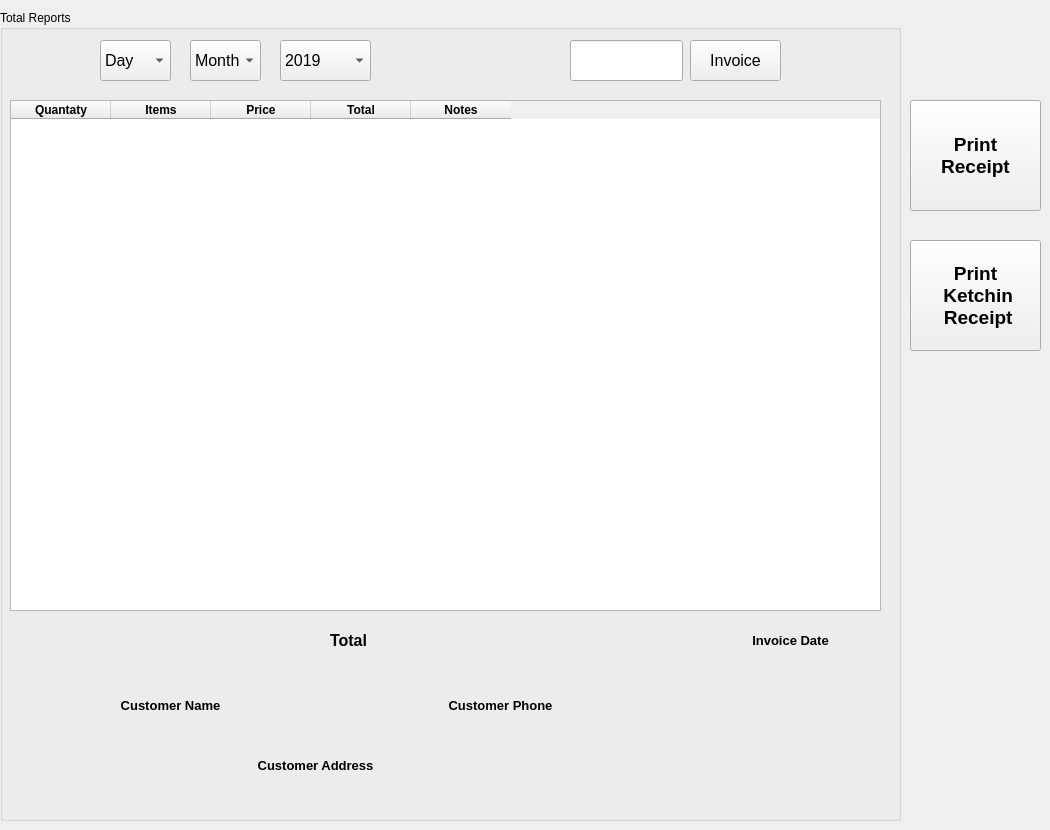
    <widget class="QWidget" name="tab_6">
     <attribute name="title">
      <string>Invoice</string>
     </attribute>
     <widget class="QGroupBox" name="groupBox_19">
      <property name="enabled">
       <bool>true</bool>
      </property>
      <property name="geometry">
       <rect>
        <x>0</x>
        <y>10</y>
        <width>901</width>
        <height>811</height>
       </rect>
      </property>
      <property name="title">
       <string>Total Reports</string>
      </property>
      <widget class="QComboBox" name="comboBox_9">
       <property name="geometry">
        <rect>
         <x>280</x>
         <y>30</y>
         <width>91</width>
         <height>41</height>
        </rect>
       </property>
       <property name="font">
        <font>
         <pointsize>12</pointsize>
        </font>
       </property>
       <property name="toolTip">
        <string>Choose Year for your Report</string>
       </property>
       <item>
        <property name="text">
         <string>2019</string>
        </property>
       </item>
       <item>
        <property name="text">
         <string>2020</string>
        </property>
       </item>
       <item>
        <property name="text">
         <string>2021</string>
        </property>
       </item>
       <item>
        <property name="text">
         <string>2022</string>
        </property>
       </item>
       <item>
        <property name="text">
         <string>2023</string>
        </property>
       </item>
       <item>
        <property name="text">
         <string>2024</string>
        </property>
       </item>
       <item>
        <property name="text">
         <string>2025</string>
        </property>
       </item>
       <item>
        <property name="text">
         <string>2026</string>
        </property>
       </item>
       <item>
        <property name="text">
         <string>2027</string>
        </property>
       </item>
       <item>
        <property name="text">
         <string>2028</string>
        </property>
       </item>
       <item>
        <property name="text">
         <string>2029</string>
        </property>
       </item>
       <item>
        <property name="text">
         <string>2030</string>
        </property>
       </item>
      </widget>
      <widget class="QTableWidget" name="tableWidget_3">
       <property name="enabled">
        <bool>true</bool>
       </property>
       <property name="geometry">
        <rect>
         <x>10</x>
         <y>90</y>
         <width>871</width>
         <height>511</height>
        </rect>
       </property>
       <property name="minimumSize">
        <size>
         <width>0</width>
         <height>0</height>
        </size>
       </property>
       <property name="sizeIncrement">
        <size>
         <width>0</width>
         <height>0</height>
        </size>
       </property>
       <property name="baseSize">
        <size>
         <width>0</width>
         <height>0</height>
        </size>
       </property>
       <property name="dragEnabled">
        <bool>true</bool>
       </property>
       <property name="selectionMode">
        <enum>QAbstractItemView::SingleSelection</enum>
       </property>
       <property name="textElideMode">
        <enum>Qt::ElideNone</enum>
       </property>
       <attribute name="horizontalHeaderDefaultSectionSize">
        <number>100</number>
       </attribute>
       <column>
        <property name="text">
         <string>Quantaty</string>
        </property>
        <property name="font">
         <font>
          <weight>75</weight>
          <bold>true</bold>
         </font>
        </property>
        <property name="textAlignment">
         <set>AlignCenter</set>
        </property>
       </column>
       <column>
        <property name="text">
         <string>Items</string>
        </property>
        <property name="font">
         <font>
          <weight>75</weight>
          <bold>true</bold>
         </font>
        </property>
       </column>
       <column>
        <property name="text">
         <string>Price</string>
        </property>
        <property name="font">
         <font>
          <weight>75</weight>
          <bold>true</bold>
         </font>
        </property>
       </column>
       <column>
        <property name="text">
         <string>Total</string>
        </property>
        <property name="font">
         <font>
          <weight>75</weight>
          <bold>true</bold>
         </font>
        </property>
       </column>
       <column>
        <property name="text">
         <string>Notes</string>
        </property>
        <property name="font">
         <font>
          <weight>75</weight>
          <bold>true</bold>
         </font>
        </property>
       </column>
      </widget>
      <widget class="QComboBox" name="comboBox_10">
       <property name="geometry">
        <rect>
         <x>100</x>
         <y>30</y>
         <width>71</width>
         <height>41</height>
        </rect>
       </property>
       <property name="font">
        <font>
         <pointsize>12</pointsize>
        </font>
       </property>
       <property name="toolTip">
        <string>Choose Day for your Report</string>
       </property>
       <item>
        <property name="text">
         <string>Day</string>
        </property>
       </item>
       <item>
        <property name="text">
         <string>1</string>
        </property>
       </item>
       <item>
        <property name="text">
         <string>2</string>
        </property>
       </item>
       <item>
        <property name="text">
         <string>3</string>
        </property>
       </item>
       <item>
        <property name="text">
         <string>4</string>
        </property>
       </item>
       <item>
        <property name="text">
         <string>5</string>
        </property>
       </item>
       <item>
        <property name="text">
         <string>6</string>
        </property>
       </item>
       <item>
        <property name="text">
         <string>7</string>
        </property>
       </item>
       <item>
        <property name="text">
         <string>8</string>
        </property>
       </item>
       <item>
        <property name="text">
         <string>9</string>
        </property>
       </item>
       <item>
        <property name="text">
         <string>10</string>
        </property>
       </item>
       <item>
        <property name="text">
         <string>11</string>
        </property>
       </item>
       <item>
        <property name="text">
         <string>12</string>
        </property>
       </item>
       <item>
        <property name="text">
         <string>13</string>
        </property>
       </item>
       <item>
        <property name="text">
         <string>14</string>
        </property>
       </item>
       <item>
        <property name="text">
         <string>15</string>
        </property>
       </item>
       <item>
        <property name="text">
         <string>16</string>
        </property>
       </item>
       <item>
        <property name="text">
         <string>17</string>
        </property>
       </item>
       <item>
        <property name="text">
         <string>18</string>
        </property>
       </item>
       <item>
        <property name="text">
         <string>19</string>
        </property>
       </item>
       <item>
        <property name="text">
         <string>20</string>
        </property>
       </item>
       <item>
        <property name="text">
         <string>21</string>
        </property>
       </item>
       <item>
        <property name="text">
         <string>22</string>
        </property>
       </item>
       <item>
        <property name="text">
         <string>23</string>
        </property>
       </item>
       <item>
        <property name="text">
         <string>24</string>
        </property>
       </item>
       <item>
        <property name="text">
         <string>25</string>
        </property>
       </item>
       <item>
        <property name="text">
         <string>26</string>
        </property>
       </item>
       <item>
        <property name="text">
         <string>27</string>
        </property>
       </item>
       <item>
        <property name="text">
         <string>28</string>
        </property>
       </item>
       <item>
        <property name="text">
         <string>29</string>
        </property>
       </item>
       <item>
        <property name="text">
         <string>30</string>
        </property>
       </item>
       <item>
        <property name="text">
         <string>31</string>
        </property>
       </item>
      </widget>
      <widget class="QComboBox" name="comboBox_11">
       <property name="geometry">
        <rect>
         <x>190</x>
         <y>30</y>
         <width>71</width>
         <height>41</height>
        </rect>
       </property>
       <property name="font">
        <font>
         <pointsize>12</pointsize>
        </font>
       </property>
       <property name="toolTip">
        <string>Choose Month for your Report</string>
       </property>
       <item>
        <property name="text">
         <string>Month</string>
        </property>
       </item>
       <item>
        <property name="text">
         <string>1</string>
        </property>
       </item>
       <item>
        <property name="text">
         <string>2</string>
        </property>
       </item>
       <item>
        <property name="text">
         <string>3</string>
        </property>
       </item>
       <item>
        <property name="text">
         <string>4</string>
        </property>
       </item>
       <item>
        <property name="text">
         <string>5</string>
        </property>
       </item>
       <item>
        <property name="text">
         <string>6</string>
        </property>
       </item>
       <item>
        <property name="text">
         <string>7</string>
        </property>
       </item>
       <item>
        <property name="text">
         <string>8</string>
        </property>
       </item>
       <item>
        <property name="text">
         <string>9</string>
        </property>
       </item>
       <item>
        <property name="text">
         <string>10</string>
        </property>
       </item>
       <item>
        <property name="text">
         <string>11</string>
        </property>
       </item>
       <item>
        <property name="text">
         <string>12</string>
        </property>
       </item>
      </widget>
      <widget class="QLineEdit" name="lineEdit_8">
       <property name="geometry">
        <rect>
         <x>570</x>
         <y>30</y>
         <width>113</width>
         <height>41</height>
        </rect>
       </property>
       <property name="font">
        <font>
         <pointsize>12</pointsize>
         <weight>75</weight>
         <bold>true</bold>
        </font>
       </property>
      </widget>
      <widget class="QPushButton" name="pushButton_193">
       <property name="geometry">
        <rect>
         <x>690</x>
         <y>30</y>
         <width>91</width>
         <height>41</height>
        </rect>
       </property>
       <property name="font">
        <font>
         <pointsize>12</pointsize>
        </font>
       </property>
       <property name="toolTip">
        <string>Press to find your Report</string>
       </property>
       <property name="text">
        <string>Invoice</string>
       </property>
      </widget>
      <widget class="QLabel" name="label_39">
       <property name="geometry">
        <rect>
         <x>700</x>
         <y>620</y>
         <width>181</width>
         <height>21</height>
        </rect>
       </property>
       <property name="font">
        <font>
         <pointsize>10</pointsize>
         <weight>75</weight>
         <bold>true</bold>
        </font>
       </property>
       <property name="text">
        <string>Invoice Date</string>
       </property>
       <property name="alignment">
        <set>Qt::AlignCenter</set>
       </property>
      </widget>
      <widget class="QLabel" name="label_40">
       <property name="geometry">
        <rect>
         <x>410</x>
         <y>680</y>
         <width>181</width>
         <height>31</height>
        </rect>
       </property>
       <property name="font">
        <font>
         <pointsize>10</pointsize>
         <weight>75</weight>
         <bold>true</bold>
        </font>
       </property>
       <property name="text">
        <string>Customer Phone</string>
       </property>
       <property name="alignment">
        <set>Qt::AlignCenter</set>
       </property>
      </widget>
      <widget class="QLabel" name="label_41">
       <property name="geometry">
        <rect>
         <x>10</x>
         <y>680</y>
         <width>321</width>
         <height>31</height>
        </rect>
       </property>
       <property name="font">
        <font>
         <pointsize>10</pointsize>
         <weight>75</weight>
         <bold>true</bold>
        </font>
       </property>
       <property name="text">
        <string>Customer Name</string>
       </property>
       <property name="alignment">
        <set>Qt::AlignCenter</set>
       </property>
      </widget>
      <widget class="QLabel" name="label_42">
       <property name="geometry">
        <rect>
         <x>140</x>
         <y>740</y>
         <width>351</width>
         <height>31</height>
        </rect>
       </property>
       <property name="font">
        <font>
         <pointsize>10</pointsize>
         <weight>75</weight>
         <bold>true</bold>
        </font>
       </property>
       <property name="text">
        <string>Customer Address</string>
       </property>
       <property name="alignment">
        <set>Qt::AlignCenter</set>
       </property>
      </widget>
     </widget>
     <widget class="QLabel" name="label_37">
      <property name="geometry">
       <rect>
        <x>330</x>
        <y>630</y>
        <width>47</width>
        <height>21</height>
       </rect>
      </property>
      <property name="font">
       <font>
        <pointsize>12</pointsize>
        <weight>75</weight>
        <bold>true</bold>
       </font>
      </property>
      <property name="text">
       <string>Total</string>
      </property>
     </widget>
     <widget class="QLabel" name="label_38">
      <property name="geometry">
       <rect>
        <x>390</x>
        <y>630</y>
        <width>47</width>
        <height>21</height>
       </rect>
      </property>
      <property name="font">
       <font>
        <pointsize>12</pointsize>
        <weight>75</weight>
        <bold>true</bold>
       </font>
      </property>
      <property name="text">
       <string/>
      </property>
     </widget>
     <widget class="QPushButton" name="pushButton_194">
      <property name="geometry">
       <rect>
        <x>910</x>
        <y>100</y>
        <width>131</width>
        <height>111</height>
       </rect>
      </property>
      <property name="font">
       <font>
        <pointsize>14</pointsize>
        <weight>75</weight>
        <bold>true</bold>
       </font>
      </property>
      <property name="toolTip">
       <string>Press to find your Report</string>
      </property>
      <property name="text">
       <string>Print  
 Receipt </string>
      </property>
     </widget>
     <widget class="QPushButton" name="pushButton_195">
      <property name="geometry">
       <rect>
        <x>910</x>
        <y>240</y>
        <width>131</width>
        <height>111</height>
       </rect>
      </property>
      <property name="font">
       <font>
        <pointsize>14</pointsize>
        <weight>75</weight>
        <bold>true</bold>
       </font>
      </property>
      <property name="toolTip">
       <string>Press to find your Report</string>
      </property>
      <property name="text">
       <string>Print  
 Ketchin 
 Receipt</string>
      </property>
     </widget>
    </widget>
